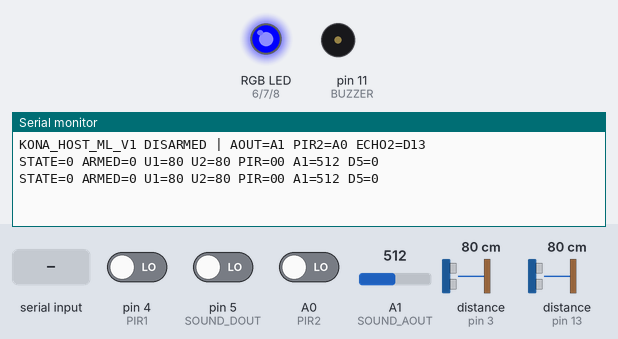
The sketch below on a simulated Arduino Uno, built with avr-gcc and run on an emulated ATmega328P. Parts: an RGB LED mixed from three pins (HIGH = lit), buzzer (waves = sounding, pin HIGH), the last lines printed to the serial monitor. Wiring (inferred from the names in the program): 2 × ultrasonic range finder: trigger pin 2, echo pin 3 / trigger pin 12, echo pin 13. Inputs (shaded band) come from the test bench; at power-on: pin 4 (PIR1) LOW, pin 5 (SOUND_DOUT) LOW, A0 (PIR2) LOW, A1 (SOUND_AOUT) = 512, distance to the obstacle (sensors on pin 3, pin 13) 80 cm. The echo pulse lasts 58.3 µs per cm; pins used as bus, display or sensor lines are not drawn.

Above: at 1.2 s.
1.3 s: "STOP\n" received over Serial
At 1.46 s:
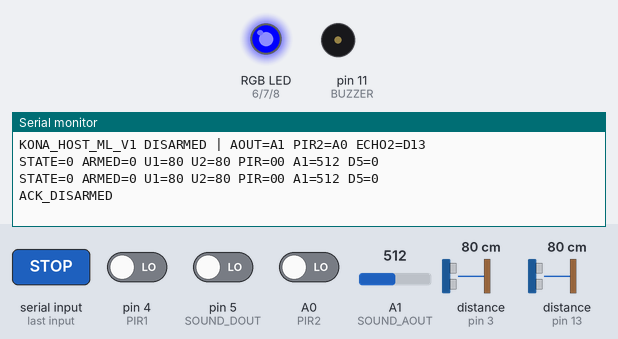
2.8 s: "TRIGGER\n" received over Serial
At 2.96 s:
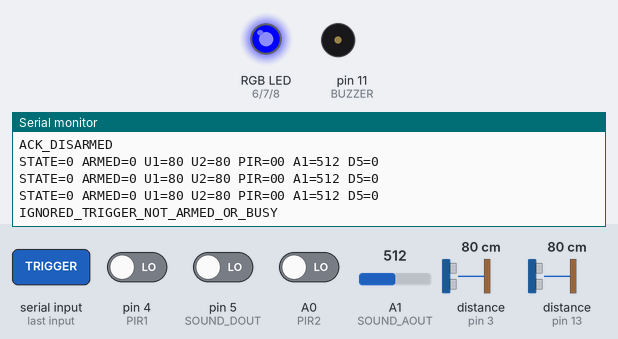

The sketch:

scarecrow_host_ml.ino
```cpp
// Complete Kona328 integration using the user's actual 5-sensor pin map.
// Host microphone -> Python ML -> serial TRIGGER; A1/D5 remain sensor telemetry.
// This is NOT concurrent Waveshare PCM streaming. Servo owns Timer1.
// Starts DISARMED: servos detached, buzzer off. ARM requires a recent heartbeat.
#include <Arduino.h>
#include <Servo.h>
#include <string.h>

const uint8_t TRIG1=2, ECHO1=3, PIR1=4, SOUND_DOUT=5;
const uint8_t RED=6, GREEN=7, BLUE=8, RIGHT_ARM=9, LEFT_ARM=10;
const uint8_t BUZZER=11, TRIG2=12, ECHO2=13, PIR2=A0, SOUND_AOUT=A1;
const unsigned long ALARM_MS=20000, COOLDOWN_MS=3000, HEARTBEAT_MS=1500;
Servo leftArm, rightArm;
enum State { STANDBY, ALARM, COOLDOWN };
State state=STANDBY;
bool armed=false, heartbeatSeen=false, hostBird=false, discardLine=false;
char command[24]; uint8_t used=0;
unsigned long heartbeatAt=0, stateAt=0, settleAt=0, servoAt=0, ultraAt=0, logAt=0;
int leftPosition=90, rightPosition=90;
float distance1=999, distance2=999;
bool nextUltra2=false;

struct PirState { uint8_t pin; bool raw; bool stable; unsigned long changedAt; };
PirState p1={PIR1,false,false,0}, p2={PIR2,false,false,0};

void rgb(bool r, bool g, bool b) {
  digitalWrite(RED,r); digitalWrite(GREEN,g); digitalWrite(BLUE,b);
}
void syncPirs(unsigned long now) {
  p1.raw=p1.stable=digitalRead(p1.pin); p1.changedAt=now;
  p2.raw=p2.stable=digitalRead(p2.pin); p2.changedAt=now;
  settleAt=now;
}
bool pirEdge(PirState &p, unsigned long now) {
  bool value=digitalRead(p.pin);
  if (value!=p.raw) { p.raw=value; p.changedAt=now; }
  if (p.stable!=p.raw && now-p.changedAt>=150) {
    p.stable=p.raw;
    return p.stable && now-settleAt>=2000;
  }
  return false;
}
void disarm() {
  armed=false; hostBird=false; state=STANDBY;
  digitalWrite(BUZZER,LOW);
  leftArm.detach(); rightArm.detach();
  rgb(false,false,true);
}
bool heartbeatFresh(unsigned long now) {
  return heartbeatSeen && now-heartbeatAt<=HEARTBEAT_MS;
}
void processCommand() {
  unsigned long now=millis();
  if (!strcmp(command,"HEARTBEAT")) { heartbeatSeen=true; heartbeatAt=now; }
  else if (!strcmp(command,"STOP") || !strcmp(command,"DISARM")) {
    disarm(); Serial.println(F("ACK_DISARMED"));
  } else if (!strcmp(command,"ARM")) {
    if (!armed && heartbeatFresh(now)) {
      leftPosition=rightPosition=90;
      leftArm.write(90); rightArm.write(90);
      leftArm.attach(LEFT_ARM); rightArm.attach(RIGHT_ARM);
      armed=true; state=STANDBY; stateAt=now; syncPirs(now);
      rgb(false,true,false); Serial.println(F("ACK_ARMED"));
    }
  } else if (!strcmp(command,"TRIGGER")) {
    if (armed && heartbeatFresh(now) && state==STANDBY) hostBird=true;
    else Serial.println(F("IGNORED_TRIGGER_NOT_ARMED_OR_BUSY"));
  }
}
void pollSerial() {
  while (Serial.available()) {
    char c=Serial.read();
    if (c=='\n') {
      if (!discardLine) { command[used]=0; processCommand(); }
      used=0; discardLine=false;
    } else if (c!='\r' && !discardLine) {
      if (used<sizeof(command)-1) command[used++]=c;
      else { discardLine=true; used=0; disarm(); }
    }
  }
}
float distanceCm(uint8_t trig, uint8_t echo) {
  digitalWrite(trig,LOW); delayMicroseconds(2);
  digitalWrite(trig,HIGH); delayMicroseconds(10); digitalWrite(trig,LOW);
  unsigned long duration=pulseIn(echo,HIGH,15000);
  return duration ? duration*0.01715f : 999.0f;
}
bool nearObject(float d) { return d>=2 && d<=50; }
void stepArms(int targetLeft,int targetRight,unsigned long now) {
  if (!armed || now-servoAt<20) return;
  servoAt=now;
  if (leftPosition!=targetLeft) leftPosition+=(targetLeft>leftPosition?1:-1);
  if (rightPosition!=targetRight) rightPosition+=(targetRight>rightPosition?1:-1);
  leftArm.write(leftPosition); rightArm.write(rightPosition);
}

void setup() {
  pinMode(TRIG1,OUTPUT); digitalWrite(TRIG1,LOW); pinMode(ECHO1,INPUT);
  pinMode(TRIG2,OUTPUT); digitalWrite(TRIG2,LOW); pinMode(ECHO2,INPUT);
  pinMode(PIR1,INPUT); pinMode(PIR2,INPUT);
  pinMode(SOUND_DOUT,INPUT); pinMode(SOUND_AOUT,INPUT);
  pinMode(RED,OUTPUT); pinMode(GREEN,OUTPUT); pinMode(BLUE,OUTPUT);
  pinMode(BUZZER,OUTPUT); disarm(); syncPirs(millis());
  Serial.begin(115200);
  Serial.println(F("KONA_HOST_ML_V1 DISARMED | AOUT=A1 PIR2=A0 ECHO2=D13"));
}

void loop() {
  pollSerial();
  unsigned long now=millis();
  if (armed && !heartbeatFresh(now)) { disarm(); Serial.println(F("HEARTBEAT_LOST_DISARMED")); }
  bool edge1=pirEdge(p1,now), edge2=pirEdge(p2,now);
  if (state==STANDBY && now-ultraAt>=60) {
    ultraAt=now;
    if (nextUltra2) distance2=distanceCm(TRIG2,ECHO2);
    else distance1=distanceCm(TRIG1,ECHO1);
    nextUltra2=!nextUltra2;
  }
  now=millis();  // pulseIn may have waited; do not use stale timestamps.
  if (state==STANDBY) {
    bool u1=nearObject(distance1), u2=nearObject(distance2);
    if (armed && (u1 || u2 || edge1 || edge2 || hostBird)) {
      Serial.print(F("ALARM_SOURCE "));
      if (u1) Serial.print(F("ULTRA1 "));
      if (u2) Serial.print(F("ULTRA2 "));
      if (edge1) Serial.print(F("PIR1 "));
      if (edge2) Serial.print(F("PIR2 "));
      if (hostBird) Serial.print(F("HOST_ML "));
      Serial.println(); state=ALARM; stateAt=now;
    }
    hostBird=false;
  }
  if (state==ALARM) {
    if (now-stateAt>=ALARM_MS) {
      digitalWrite(BUZZER,LOW); state=COOLDOWN; stateAt=now; rgb(true,true,false);
    } else {
      bool outward=((now-stateAt)/400)%2==0;
      stepArms(outward?65:90,outward?115:90,now);
      digitalWrite(BUZZER,outward?HIGH:LOW); rgb(outward,false,!outward);
    }
  }
  if (state==COOLDOWN) {
    stepArms(90,90,now);
    if (now-stateAt>=COOLDOWN_MS) {
      state=STANDBY; syncPirs(now); distance1=distance2=999;
      hostBird=false; rgb(false,true,false);
    }
  }
  if (now-logAt>=500) {
    logAt=now;
    Serial.print(F("STATE=")); Serial.print((int)state);
    Serial.print(F(" ARMED=")); Serial.print(armed);
    Serial.print(F(" U1=")); Serial.print(distance1,0);
    Serial.print(F(" U2=")); Serial.print(distance2,0);
    Serial.print(F(" PIR=")); Serial.print(p1.stable); Serial.print(p2.stable);
    Serial.print(F(" A1=")); Serial.print(analogRead(SOUND_AOUT));
    Serial.print(F(" D5=")); Serial.println(digitalRead(SOUND_DOUT));
  }
}
```

Measured:
- after the input at 1.3 s, the serial monitor: prints a new line at once (image 1)
- after the input at 2.8 s, the serial monitor: prints a new line at once (image 2)
